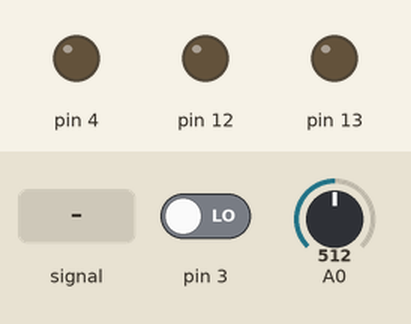
Recording of a sketch running on a simulated Arduino Uno, built with avr-gcc and run on an emulated ATmega328P. Parts: output pins drawn as LEDs (lit = HIGH). The inputs (shaded band) are chosen by the test bench; at power-on: A0 = 512, pin 3 LOW. What the sketch prints to the serial monitor is not drawn.

Above: at 1.2 s.
1.3 s: A0 fed a 200 Hz sine of ±81 counts around its level
At 2.4 s:
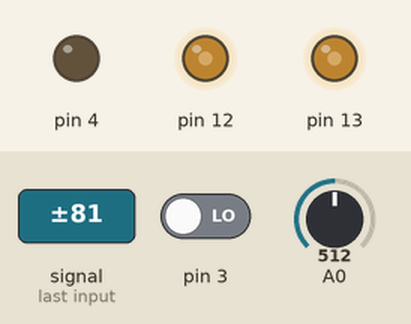
2.8 s: A0 set to 306
At 4.0 s:
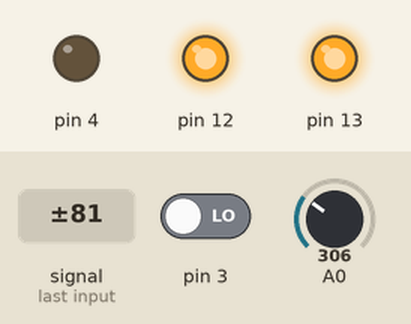
4.3 s: A0 set to 494
5.8 s: A0 set to 522
At 6.3 s:
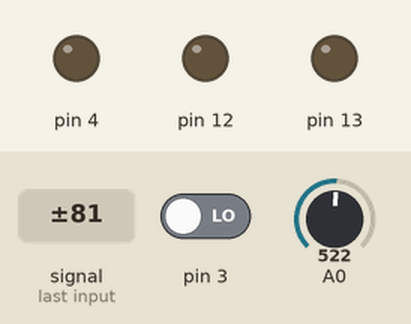
7.3 s: A0 set to 470
At 8.5 s:
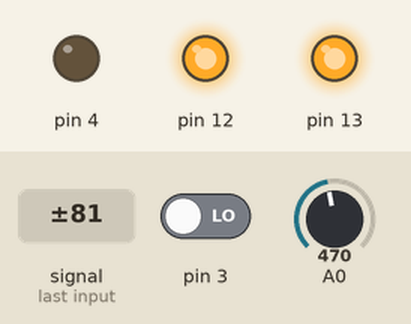
8.8 s: A0 set to 511
At 9.8 s:
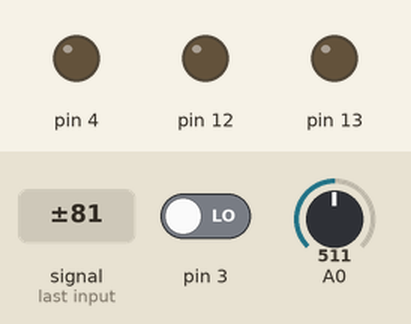
Timing chart, 0 to 11.3 s (numbered marks = the images above; inputs shaded):
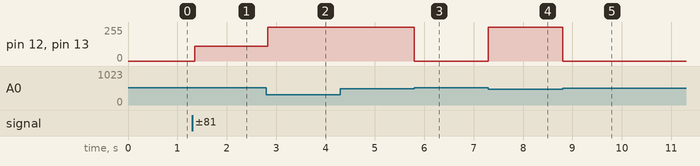

Measured:
- the behaviour switches between 505 and 506 on A0 (found by bisection; images 2 and 3)
- after the input at 1.3 s, pin 12, pin 13: 0/255 → 109/255 after 0.05 s
- after the input at 2.8 s, pin 12, pin 13: 109/255 → 255/255 at once
- after the input at 5.8 s, pin 12, pin 13: 255/255 → 0/255 at once
- after the input at 7.3 s, pin 12, pin 13: 0/255 → 255/255 at once
- after the input at 8.8 s, pin 12, pin 13: 255/255 → 0/255 at once

The sketch:

Rmeasure1.ino
```cpp
// (licence header left out)
int v = 460;
int x = 0;
int t_old = 0;
int t_new = 0;
int delta_t = 0;
bool up = LOW;
bool down = LOW;
int n = 0;

void setup() {
  Serial.begin(115200);
  pinMode(13,OUTPUT);
  pinMode(12,OUTPUT);
  pinMode(3,INPUT);
  pinMode(4,OUTPUT);
  digitalWrite(12,LOW);
  digitalWrite(13,LOW);
}

void loop() {
  up = digitalRead(3);
  down = digitalRead(4);
  x = analogRead(A0);
  if(x <= 480){
    digitalWrite(12,HIGH);
    digitalWrite(13,HIGH);
    t_new = millis();
    delta_t = t_new - t_old;
    t_old = t_new;
  }
  if(x >= 506){
    digitalWrite(12,LOW);
    digitalWrite(13,LOW);
    n = n + 1;
  }
//  delay(1);
Serial.println(x);
}
```
